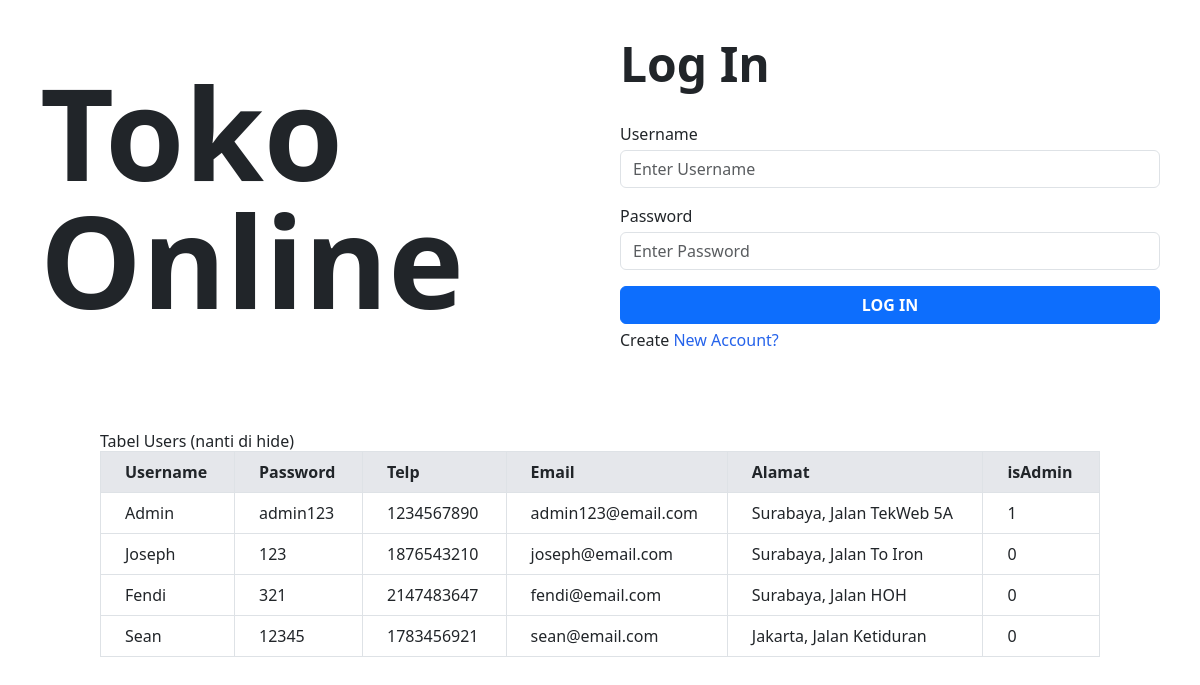
The app's page /login.php, older data.
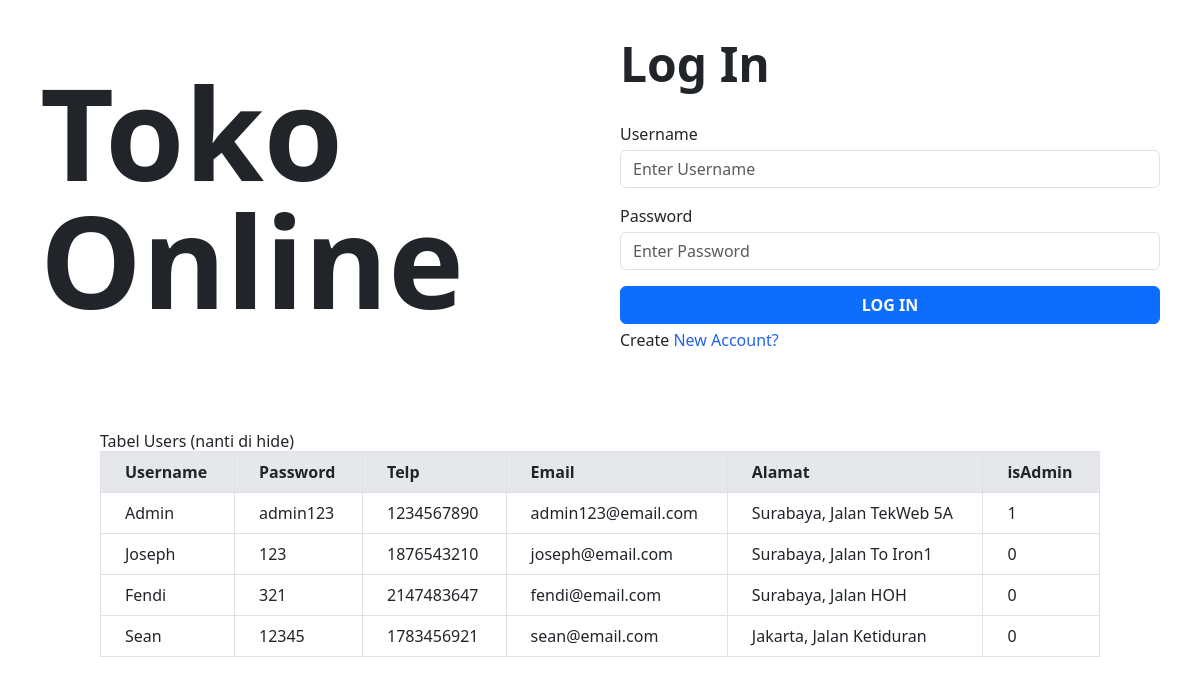
The same page, newer data.
### tables this page shows
CREATE TABLE `users` (
  `user_id` int(10) NOT NULL,
  `username` text NOT NULL,
  `password` text NOT NULL,
  `user_telp` int(15) NOT NULL,
  `email` text NOT NULL,
  `alamat` text NOT NULL,
  `isAdmin` tinyint(1) NOT NULL
);

### login.php (the view, shortened to what this page needs)
<?php
require_once "connect.php";
?>
<!doctype html>
<html lang="en">
<head>
    <link href="https://cdn.jsdelivr.net/npm/bootstrap@5.3.3/dist/css/bootstrap.min.css" rel="stylesheet"
>
    <script src="https://cdn.tailwindcss.com"></script>
</head>
<body>
    <section class="p-10 grid grid-cols-2 gap-10 place-items-center">
        <div>
            <p class="text-9xl font-bold">Toko Online</p>
        </div>
        <div class="size-full">
            <form class="grid grid-rows-4 gap-3" method="post">
                <div>
                    <p class="text-5xl font-bold">Log In</p>
                </div>
                <div class="form-group">
                    <label class="pb-1" for="usernameInput">Username</label>
                    <input class="form-control" name="name" id="usernameInput" placeholder="Enter Username" required>
                </div>
                <div class="form-group">
                    <label class="pb-1" for="passwordInput">Password</label>
                    <input type="password" class="form-control" name="pass" id="passwordInput" placeholder="Enter Password" required>
                </div>
                <div>
                    <div>
                        <button type="submit" class="size-full btn btn-primary font-semibold">LOG IN</button>
                    </div>
            </form>
            <p class="mt-1">Create <a class="link-underline text-blue-600" href="" data-bs-toggle="modal" data-bs-target="#createAccountModal">New Account?</a></p>
        </div>
    </section>
    <section class="container mx-auto my-10">
        <h1>Tabel Users (nanti di hide)</h1>
        <?php
        echo '<table class="table-auto w-full border-collapse border border-gray-300">';
        echo '<thead>';
        echo '<tr class="bg-gray-200">';
        echo '<th class="border border-gray-300 px-4 py-2 text-left">Username</th>';
        echo '<th class="border border-gray-300 px-4 py-2 text-left">Password</th>';
        echo '<th class="border border-gray-300 px-4 py-2 text-left">Telp</th>';
        echo '<th class="border border-gray-300 px-4 py-2 text-left">Email</th>';
        echo '<th class="border border-gray-300 px-4 py-2 text-left">Alamat</th>';
        echo '<th class="border border-gray-300 px-4 py-2 text-left">isAdmin</th>';
        echo '</tr>';
        echo '</thead>';
        echo '<tbody>';
        $stmt = $mysqli->query("SELECT user_id, username, password, user_telp, email, alamat, isAdmin FROM users");
        while ($row = $stmt->fetch_assoc()) {
            echo '<tr class="hover:bg-gray-100">';
            echo '<td class="border border-gray-300 px-4 py-2">' . htmlentities($row['username']) . '</td>';
            echo '<td class="border border-gray-300 px-4 py-2">' . htmlentities($row['password']) . '</td>';
            echo '<td class="border border-gray-300 px-4 py-2">' . htmlentities($row['user_telp']) . '</td>';
            echo '<td class="border border-gray-300 px-4 py-2">' . htmlentities($row['email']) . '</td>';
            echo '<td class="border border-gray-300 px-4 py-2">' . htmlentities($row['alamat']) . '</td>';
            echo '<td class="border border-gray-300 px-4 py-2">' . htmlentities($row['isAdmin']) . '</td>';
            echo '</tr>';
        }
        echo '</tbody>';
        echo '</table>';
        ?>
    </section>
</body>
</html>

Row changes from the older to the newer data that the page shows:
changed users "Joseph": alamat "Surabaya, Jalan To Iron" → "Surabaya, Jalan To Iron1"
